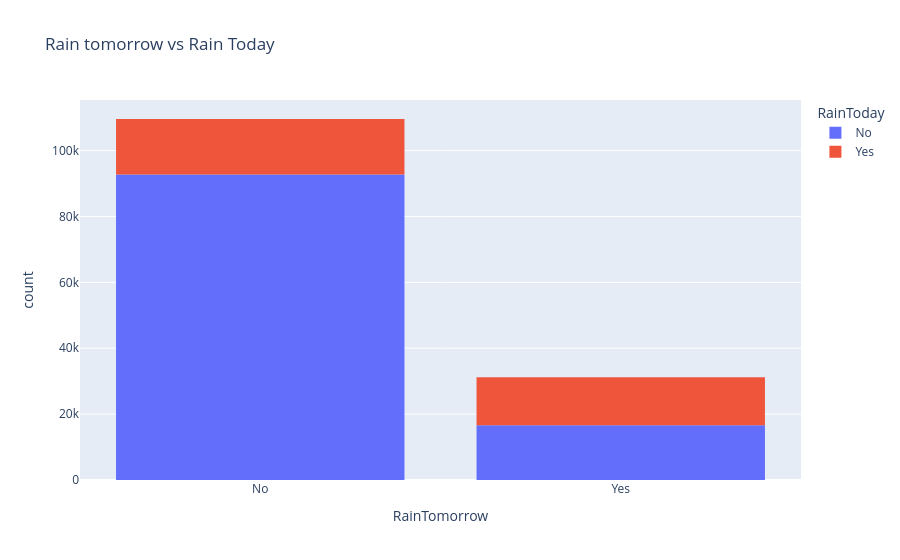

The cell this chart's notebook holds for it:
### Code cell
px.histogram(raw_df, x='RainTomorrow', title='Rain tomorrow vs Rain Today', color='RainToday')

### Figure 1 — Plotly figure (JSON) as saved in the notebook; plotly's stock layout.template omitted (floating-point values rounded to 4 significant figures; data arrays with more than 128 entries replaced by an {"elided": "..."} marker saying what was removed)
{"data": [{"bingroup": "x", "hovertemplate": "RainToday=No<br>RainTomorrow=%{x}<br>count=%{y}<extra></extra>", "legendgroup": "No", "marker": {"color": "#636efa", "pattern": {"shape": ""}}, "name": "No", "orientation": "v", "showlegend": true, "type": "histogram", "x": {"elided": "109332 str values"}, "xaxis": "x", "yaxis": "y"}, {"bingroup": "x", "hovertemplate": "RainToday=Yes<br>RainTomorrow=%{x}<br>count=%{y}<extra></extra>", "legendgroup": "Yes", "marker": {"color": "#EF553B", "pattern": {"shape": ""}}, "name": "Yes", "orientation": "v", "showlegend": true, "type": "histogram", "x": {"elided": "31455 str values"}, "xaxis": "x", "yaxis": "y"}], "layout": {"barmode": "relative", "legend": {"title": {"text": "RainToday"}, "tracegroupgap": 0}, "title": {"text": "Rain tomorrow vs Rain Today"}, "xaxis": {"anchor": "y", "domain": [0, 1], "title": {"text": "RainTomorrow"}}, "yaxis": {"anchor": "x", "domain": [0, 1], "title": {"text": "count"}}}}
